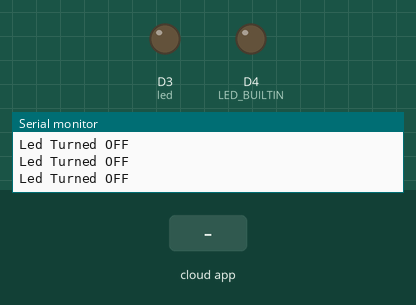
Simulated run of this sketch. Board: ESP8266 (NodeMCU). Parts: output pins drawn as LEDs (lit = HIGH, except the on-board LED, lit = LOW), the last lines printed to the serial monitor. Inputs (shaded band) come from the test bench. WiFi joins after 1.5 s; servers stay silent unless stated; the Firebase database answers and starts empty.

Above: at 3.8 s.
3.9 s: the phone or cloud app sets LED_STATUS to ON
At 4.7 s:
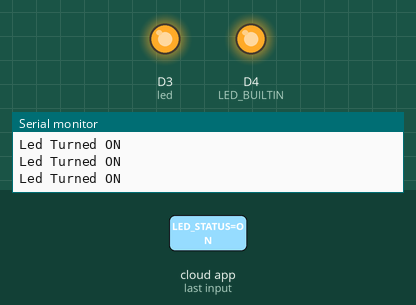
5.5 s: the phone or cloud app sets LED_STATUS to OFF
At 5.9 s:
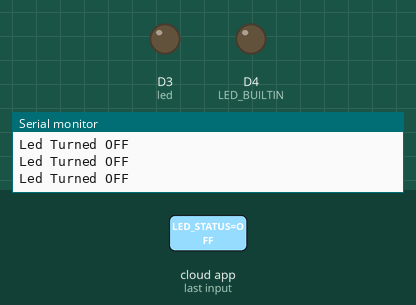
Timing chart, 0 to 8.5 s (numbered marks = the images above; inputs shaded):
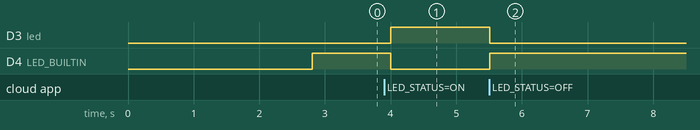

The sketch:

IoT_LED.ino
```cpp
#include <ESP8266WiFi.h>                                                // esp8266 library
#include <FirebaseArduino.h>                                             // firebase library

#define FIREBASE_HOST "arduino-xyz2c.firebaseio.com"   // the project name address from firebase id
#define FIREBASE_AUTH "en1XafgVWqc2fgkh2crU3MHPKOaakfghY5NWZ6fy"                    // the secret key generated from firebase
#define WIFI_SSID "Kenronoh"                                          // input your home or public wifi name
#define WIFI_PASSWORD "12345"                                    //password of wifi ssid

String fireStatus = "";                                                     // led status received from firebase
int led = D3;                                                                // for external led
void setup() {
  Serial.begin(9600);
  delay(1000);
  pinMode(LED_BUILTIN, OUTPUT);
  pinMode(led, OUTPUT);
  WiFi.begin(WIFI_SSID, WIFI_PASSWORD);                                      //try to connect with wifi
  Serial.print("Connecting to ");
  Serial.print(WIFI_SSID);
  while (WiFi.status() != WL_CONNECTED) {
    Serial.print(".");
    delay(500);
  }
  Serial.println();
  Serial.print("Connected to ");
  Serial.println(WIFI_SSID);
  Serial.print("IP Address is : ");
  Serial.println(WiFi.localIP());                                                      //print local IP address
  Firebase.begin(FIREBASE_HOST, FIREBASE_AUTH);                                       // connect to firebase
  Firebase.setString("LED_STATUS", "OFF");                                          //send initial string of led status
}

void loop() {
  fireStatus = Firebase.getString("LED_STATUS");                                      // get ld status input from firebase
  if (fireStatus == "ON") {                                                          // compare the input of led status received from firebase
    Serial.println("Led Turned ON");
    digitalWrite(LED_BUILTIN, LOW);                                                  // make bultin led ON
    digitalWrite(led, HIGH);                                                         // make external led ON
  }
  else if (fireStatus == "OFF") {                                                  // compare the input of led status received from firebase
    Serial.println("Led Turned OFF");
    digitalWrite(LED_BUILTIN, HIGH);                                               // make bultin led OFF
    digitalWrite(led, LOW);                                                         // make external led OFF
  }
  else {
    Serial.println("Wrong Credential! Please send ON/OFF");
  }
}
```

Measured:
- after the input at 3.9 s, D3 (led): LOW → HIGH after 0.11 s; D4 (LED_BUILTIN): HIGH → LOW after 0.11 s
- after the input at 5.5 s, D3 (led): HIGH → LOW at once; D4 (LED_BUILTIN): LOW → HIGH at once
